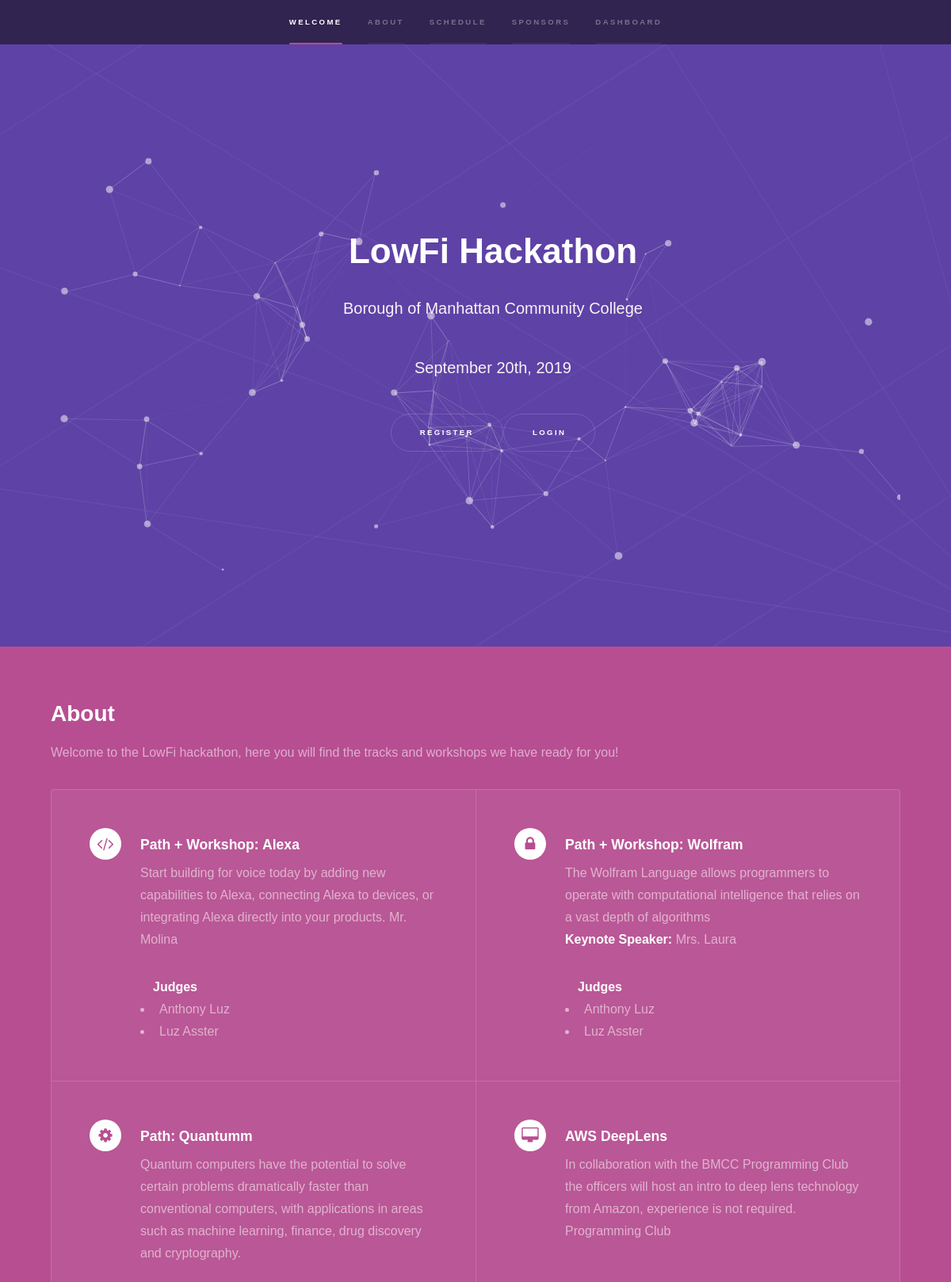
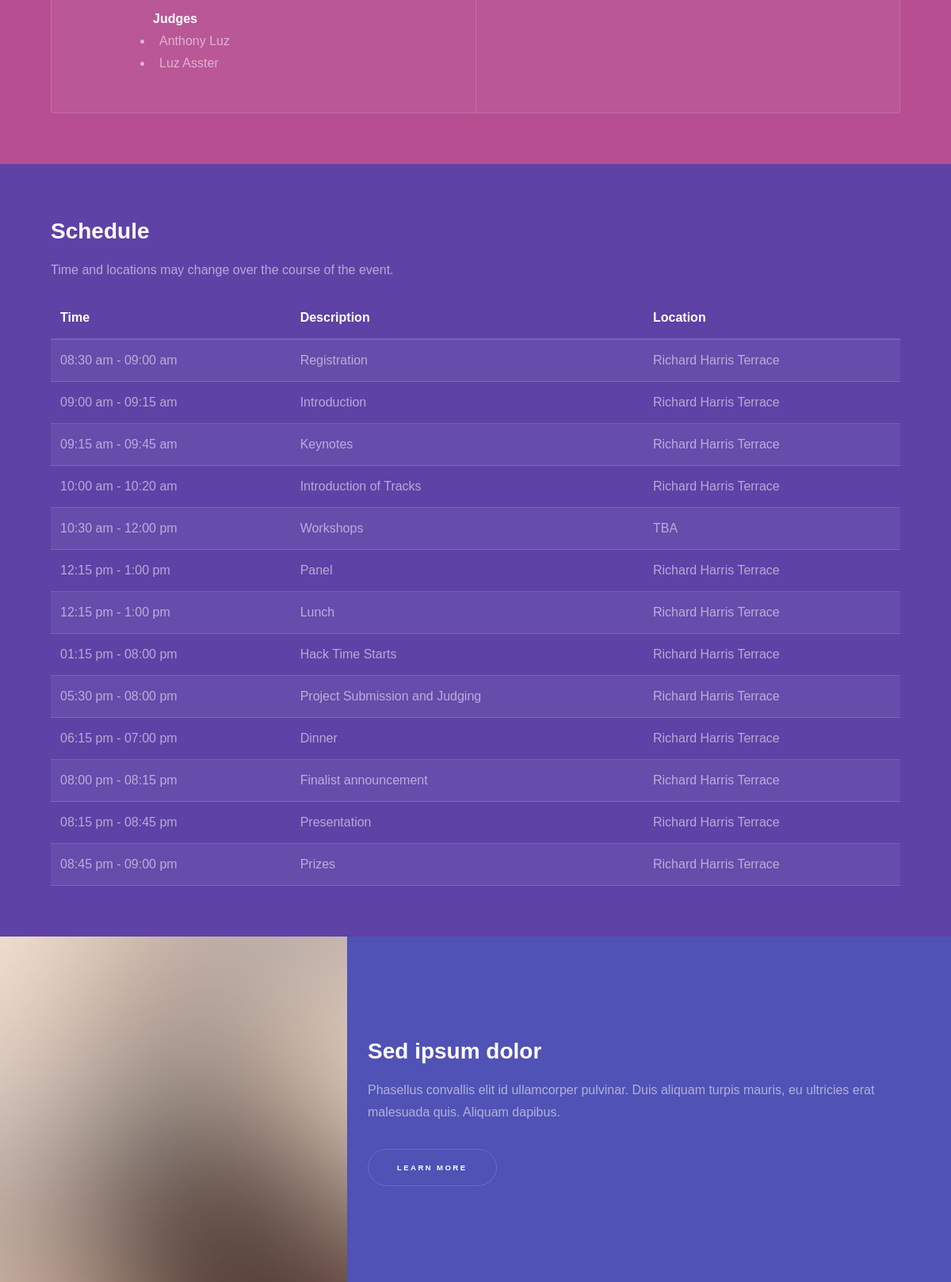
The page / (upper part) on the database its author committed (2 pictures, top to bottom).
### tables this page shows
CREATE TABLE welcome(
  title varchar(50),
  subtitle TEXT,
  subtitle2 TEXT
);

CREATE TABLE about(
  description TEXT,
  title1 TEXT,
  info1 TEXT,
  title2 TEXT,
  info2 TEXT,
  title3 TEXT,
  info3 TEXT,
  title4 TEXT,
  info4 TEXT
);

### index.php (the view, shortened to what this page needs)
<?php
$link = mysqli_connect("localhost", "root", "", "hms") or die(mysql_error());
$sql = "SELECT * FROM welcome";
$result = mysqli_query($link, $sql);
$rs = mysqli_fetch_array($result);
$title = $rs['title'];
$subt = $rs['subtitle'];
$subt2 = $rs['subtitle2'];
$sql = "SELECT * FROM about";
$result = mysqli_query($link, $sql);
$rs = mysqli_fetch_array($result);
$description = $rs['description'];
$title1 = $rs['title1'];
$info1 = $rs['info1'];
$title2 = $rs['title2'];
$info2 = $rs['info2'];
$title3 = $rs['title3'];
$info3 = $rs['info3'];
$title4 = $rs['title4'];
$info4 = $rs['info4'];
?>
<html>
	<head>
		<link rel="stylesheet" href="assets/css/main.css"
		<noscript><link rel="stylesheet" href="assets/css/noscript.css" /></noscript>
	</head>
	<body class="is-preload">
			<section id="sidebar">
				<div id ="menu-center" class="inner">
					<nav>
						<ul>
							<li><a class="active" href="#intro">Welcome</a></li>
							<li><a href="#one">About</a></li>
							<li><a href="#two">Schedule</a></li>
							<li><a href="#three">Sponsors</a></li>
							<li>
								<?php
								if ((isset($_SESSION['logged_in']) && $_SESSION['logged_in'] != '')) {
								 	echo '<a href="dashboard.php">Dashboard</a>';
								} else if ((isset($_SESSION['admin']))) {
										echo '<a href="admin.php">Dashboard</a>';
								}else {
								 	  echo '<a href="login.php">Dashboard</a>';
								 	}
								 	?>
						</li>
					</ul>
				</nav>
			</div>
		</section>
			<div id="wrapper">
				<section id="intro" class="wrapper style1 fullscreen fade-up">
							<?php include 'particles.php';?>
				      </section>
					<section id="one" class="wrapper style3 fade-up">
						<div class="inner">
							<h2>About</h2>
							<p><?php echo $description; ?></p>
							<div class="features">
								<section>
									<span class="icon major fa-code"></span>
									<h3><?php echo $title1; ?></h3>
									<p><?php echo $info1; ?> </b> Mr. Molina
										<ul>
											<b>Judges</b>
											<li> Anthony Luz </li>
												 <li> Luz Asster </li>
										</ul>
									</p>
								</section>
								<section>
									<span class="icon major fa-lock"></span>
									<h3><?php echo $title2; ?></h3>
									<p><?php echo $info2; ?> <br> <b>Keynote Speaker:</b> Mrs. Laura
										<ul>
											<b>Judges</b>
											<li> Anthony Luz </li>
												 <li> Luz Asster </li>
										</ul>
									</p>
								</section>
								<section>
									<span class="icon major fa-cog"></span>
									<h3><?php echo $title3; ?></h3>
									 <p><?php echo $info3; ?> <br>
										<ul>
											<b>Judges</b>
											<li> Anthony Luz </li>
												 <li> Luz Asster </li>
										</ul>
									 </p>
								</section>
								<section>
									<span class="icon major fa-desktop"></span>
									<h3><?php echo $title4; ?></h3>
									<p><?php echo $info4; ?> </b> Programming Club </p>
								</section>
							</div>
						</div>
					</section>
					<section id="two" class="wrapper style1 fade-up">
						<div class="inner">
							<h2>Schedule</h2>
							<p>Time and locations may change over the course of the event.</p>
							<section>
								<div class="table-wrapper">
									<table>
										<thead>
											<tr>
												<th>Time</th>
												<th>Description</th>
												<th>Location</th>
											</tr>
										</thead>
										<tbody>
											<tr>
												<td>08:30 am - 09:00 am</td>
												<td>Registration</td>
												<td>Richard Harris Terrace</td>
											</tr>
											<tr>
												<td>09:00 am - 09:15 am</td>
												<td>Introduction</td>
												<td>Richard Harris Terrace</td>
											</tr>
											<tr>
												<td>09:15 am - 09:45 am</td>
												<td>Keynotes</td>
												<td>Richard Harris Terrace</td>
											</tr>
											<tr>
												<td>10:00 am - 10:20 am</td>
												<td>Introduction of Tracks</td>
												<td>Richard Harris Terrace</td>
											</tr>
											<tr>
												<td>10:30 am - 12:00 pm</td>
												<td>Workshops</td>
												<td>TBA</td>
											</tr>
											<tr>
												<td>12:15 pm - 1:00 pm</td>
			<td>Panel</td>
			<td>Richard Harris Terrace</td>
		</tr>
		<tr>
			<td>12:15 pm - 1:00 pm</td>
			<td>Lunch</td>
			<td>Richard Harris Terrace</td>
		</tr>
		<tr>
			<td>01:15 pm - 08:00 pm</td>
			<td>Hack Time Starts</td>
			<td>Richard Harris Terrace</td>
		</tr>
		<tr>
			<td>05:30 pm - 08:00 pm</td>
			<td>Project Submission and Judging</td>
			<td>Richard Harris Terrace</td>
		</tr>
		<tr>
			<td>06:15 pm - 07:00 pm</td>
			<td>Dinner</td>
			<td>Richard Harris Terrace</td>
		</tr>
		<tr>
			<td>08:00 pm - 08:15 pm</td>
			<td>Finalist announcement</td>
			<td>Richard Harris Terrace</td>
		</tr>
		<tr>
			<td>08:15 pm - 08:45 pm</td>
			<td>Presentation</td>
			<td>Richard Harris Terrace</td>
		</tr>
		<tr>
			<td>08:45 pm - 09:00 pm</td>
			<td>Prizes</td>
			<td>Richard Harris Terrace</td>
		</tr>
										</tbody>
									</table>
								</div>
							</section>
					</div>
				</section>
						<section id="three" class="wrapper style2 spotlights">
							<section>
								<a href="#" class="image"><img src="images/pic01.jpg" alt="" data-position="top center" /></a>
								<div class="content">
									<div class="inner">
										<h2>Sed ipsum dolor</h2>
										<p>Phasellus convallis elit id ullamcorper pulvinar. Duis aliquam turpis mauris, eu ultricies erat malesuada quis. Aliquam dapibus.</p>
										<ul class="actions">
											<li><a href="generic.html" class="button">Learn more</a></li>
										</ul>
									</div>
								</div>
							</section>
						</section>
			</div>
	</body>
</html>

### particles.php (shortened to what this page needs)
<html>
   <head>
      <link rel="stylesheet" href="assets/css/particle.css">
      <link rel="stylesheet" href="assets/css/main.css"
		<noscript><link rel="stylesheet" href="assets/css/noscript.css" /></noscript>
   </head>
   <body>
         <div class="inner">
            <div id ="particles-js"></div>
            <div class ="btext">
            <h1> <?php echo $title; ?> </h1>
            <p> <?php echo $subt; ?> </p>
            <p> <?php echo $subt2; ?> </p>
            <?php
            if ((isset($_SESSION['logged_in']) && $_SESSION['logged_in'] != '') || (isset($_SESSION['admin']))) {
               echo '<a href="logout.php" class="button">Logout</a>';
            } else {
               echo '<a href="register.php" class="button">Register</a>';
               echo '<a href="login.php" class="button">Login</a>';
            }
              ?>
         </div>
         </div>
   </body>
</html>

### assets/css/noscript.css (style rules this page uses)
.spotlights > section > .image:before { opacity: 0 !important; }
.spotlights > section > .content > .inner { -moz-transform: none !important; -webkit-transform: none !important; -ms-transform: none !important; transform: none !important; opacity: 1 !important; }
.wrapper > .inner { opacity: 1 !important; -moz-transform: none !important; -webkit-transform: none !important; -ms-transform: none !important; transform: none !important; }
#sidebar > .inner { opacity: 1 !important; }
#sidebar nav > ul > li { -moz-transform: none !important; -webkit-transform: none !important; -ms-transform: none !important; transform: none !important; opacity: 1 !important; }

### assets/css/particle.css (style rules this page uses)
.btext { color: #f9f3f4; position: absolute; text-align: center; top: 30%; width: 93%; }
#particles-js { background-attachment: fixed; background-position: top right; background-repeat: no-repeat; background-size: 110% 100%; }

### rows shown on the page
welcome: title "LowFi Hackathon", subtitle "Borough of Manhattan Community College", subtitle2 "September 20th, 2019"
about: description "Welcome to the LowFi hackathon, here you will find the tracks and workshops we have ready for you!", title1 "Path + Workshop: Alexa", info1 "Start building for voice today by adding new capabilities to Alexa, connecting Alexa to devices, or integrating Alexa directly into your products.", title2 "Path + Workshop: Wolfram", info2 "The Wolfram Language allows programmers to operate with computational intelligence that relies on a vast depth of algorithms", title3 "Path: Quantumm", info3 "Quantum computers have the potential to solve certain problems dramatically faster than conventional computers, with applications in areas such as machine learning, finance, drug discovery and cryptography.", title4 "AWS DeepLens", info4 "In collaboration with the BMCC Programming Club the officers will host an intro to deep lens technology from Amazon, experience is not required."
